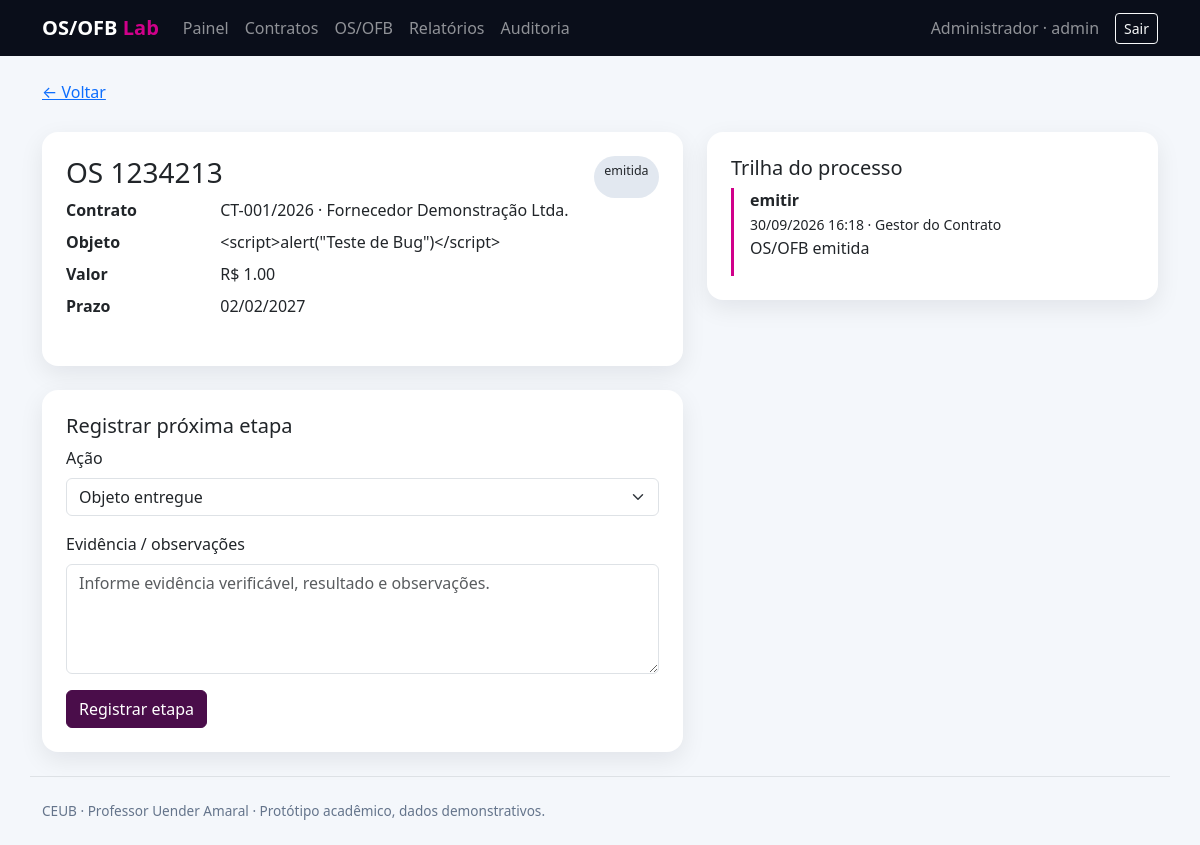
Page /orders/2 (signed in) on the committed database.
### models.py (models this page shows, shortened)
class User(UserMixin, db.Model):
    id=db.Column(db.Integer, primary_key=True); name=db.Column(db.String(120), nullable=False)
    username=db.Column(db.String(80), unique=True, nullable=False, index=True)
    email=db.Column(db.String(120), unique=True, nullable=False)
    password_hash=db.Column(db.String(255), nullable=False); role=db.Column(db.String(40), nullable=False)
    active=db.Column(db.Boolean, default=True, nullable=False); created_at=db.Column(db.DateTime(timezone=True), default=now)
    @property
    def is_active(self): return self.active

class ServiceOrder(db.Model):
    id=db.Column(db.Integer,primary_key=True); number=db.Column(db.String(50),unique=True,nullable=False,index=True)
    contract_id=db.Column(db.Integer,db.ForeignKey('contract.id'),nullable=False,index=True); contract=db.relationship('Contract',backref='orders')
    kind=db.Column(db.String(10),nullable=False,default='OS'); description=db.Column(db.Text,nullable=False)
    value=db.Column(db.Numeric(14,2),nullable=False,default=0); status=db.Column(db.String(50),nullable=False,default='emitida',index=True)
    due_date=db.Column(db.Date); created_by=db.Column(db.Integer,db.ForeignKey('user.id'),nullable=False)
    created_at=db.Column(db.DateTime(timezone=True),default=now); updated_at=db.Column(db.DateTime(timezone=True),default=now,onupdate=now)

class Contract(db.Model):
    id=db.Column(db.Integer,primary_key=True); number=db.Column(db.String(50),unique=True,nullable=False)
    supplier=db.Column(db.String(160),nullable=False); object=db.Column(db.Text,nullable=False)
    total_value=db.Column(db.Numeric(14,2),nullable=False,default=0); start_date=db.Column(db.Date,nullable=False); end_date=db.Column(db.Date,nullable=False)
    created_at=db.Column(db.DateTime(timezone=True),default=now)

class WorkflowEvent(db.Model):
    id=db.Column(db.Integer,primary_key=True); order_id=db.Column(db.Integer,db.ForeignKey('service_order.id'),nullable=False,index=True)
    order=db.relationship('ServiceOrder',backref=db.backref('events',lazy=True,cascade='all, delete-orphan'))
    action=db.Column(db.String(60),nullable=False); from_status=db.Column(db.String(50)); to_status=db.Column(db.String(50),nullable=False)
    notes=db.Column(db.Text); actor_id=db.Column(db.Integer,db.ForeignKey('user.id'),nullable=False); actor=db.relationship('User')
    created_at=db.Column(db.DateTime(timezone=True),default=now)

### app.py (the view)
@app.route('/orders/<int:id>')
@login_required
def order_detail(id):
 x=db.get_or_404(ServiceOrder,id); f=TransitionForm(); choices=[]
 for code,label,target,allowed in TRANSITIONS.get(x.status,[]):
  if current_user.role in allowed: choices.append((code,label))
 f.action.choices=choices
 return render_template('order_detail.html',o=x,form=f,choices=choices)

### forms.py
class TransitionForm(FlaskForm):
    action=SelectField('Ação',validators=[DataRequired()]); notes=TextAreaField('Evidência / observações',validators=[DataRequired(),Length(min=5,max=4000)]); submit=SubmitField('Registrar etapa')

### app.py (called while the page is built)
@login.user_loader
def load_user(i): return db.session.get(User,int(i))

@app.after_request
def headers(r):
 r.headers['X-Content-Type-Options']='nosniff'; r.headers['X-Frame-Options']='DENY'; r.headers['Referrer-Policy']='strict-origin-when-cross-origin'
 r.headers['Content-Security-Policy']="default-src 'self'; style-src 'self' 'unsafe-inline' https://cdn.jsdelivr.net; script-src 'self' https://cdn.jsdelivr.net; font-src https://cdn.jsdelivr.net; img-src 'self' data:"
 return r

### templates/order_detail.html
{% extends 'base.html' %}{% block content %}<a href="{{url_for('orders')}}">← Voltar</a><div class="row g-4 mt-1"><div class="col-lg-7"><div class="card p-4"><div class="d-flex justify-content-between"><h1 class="h3">{{o.kind}} {{o.number}}</h1><span class="status">{{o.status|replace('_',' ')}}</span></div><dl class="row"><dt class="col-sm-3">Contrato</dt><dd class="col-sm-9">{{o.contract.number}} · {{o.contract.supplier}}</dd><dt class="col-sm-3">Objeto</dt><dd class="col-sm-9">{{o.description}}</dd><dt class="col-sm-3">Valor</dt><dd class="col-sm-9">R$ {{'%.2f'|format(o.value)}}</dd><dt class="col-sm-3">Prazo</dt><dd class="col-sm-9">{{o.due_date.strftime('%d/%m/%Y')}}</dd></dl></div>{% if choices %}<div class="card p-4 mt-4"><h2 class="h5">Registrar próxima etapa</h2><form method="post" action="{{url_for('transition',id=o.id)}}">{{form.hidden_tag()}}<div class="mb-3">{{form.action.label(class='form-label')}}{{form.action(class='form-select')}}</div><div class="mb-3">{{form.notes.label(class='form-label')}}{{form.notes(class='form-control',rows=4,placeholder='Informe evidência verificável, resultado e observações.')}}</div>{{form.submit(class='btn btn-primary')}}</form></div>{% else %}<div class="alert alert-info mt-4">Não há ação disponível para este perfil no estado atual.</div>{% endif %}</div><div class="col-lg-5"><div class="card p-4"><h2 class="h5">Trilha do processo</h2><div class="timeline">{% for e in o.events|sort(attribute='created_at',reverse=true) %}<div class="timeline-item"><strong>{{e.action|replace('_',' ')}}</strong><br><small>{{e.created_at.strftime('%d/%m/%Y %H:%M')}} · {{e.actor.name}}</small><div>{{e.notes}}</div>{% if e.from_status %}<small>{{e.from_status}} → {{e.to_status}}</small>{% endif %}</div>{% endfor %}</div></div></div></div>{% endblock %}

### templates/base.html (shortened to what this page needs)
<!doctype html><html lang="pt-BR"><head><link href="https://cdn.jsdelivr.net/npm/bootstrap@5.3.3/dist/css/bootstrap.min.css" rel="stylesheet"><link rel="stylesheet" href="{{ url_for('static',filename='style.css') }}"></head><body>{% if current_user.is_authenticated %}<nav class="navbar navbar-expand-lg navbar-dark"><div class="container"><a class="navbar-brand fw-bold" href="{{url_for('dashboard')}}">OS/OFB <span class="brand-accent">Lab</span></a><div id="nav" class="collapse navbar-collapse"><div class="navbar-nav me-auto"><a class="nav-link" href="{{url_for('dashboard')}}">Painel</a><a class="nav-link" href="{{url_for('contracts')}}">Contratos</a><a class="nav-link" href="{{url_for('orders')}}">OS/OFB</a><a class="nav-link" href="{{url_for('reports')}}">Relatórios</a>{% if current_user.role in ['admin','gestor_contrato'] %}<a class="nav-link" href="{{url_for('audit_view')}}">Auditoria</a>{% endif %}</div><span class="navbar-text me-3">{{current_user.name}} · {{current_user.role}}</span><form method="post" action="{{url_for('logout')}}"><button class="btn btn-outline-light btn-sm">Sair</button></form></div></div></nav>{% endif %}<main id="conteudo" class="container py-4">{% block content %}{% endblock %}</main><footer class="container py-4 footer border-top">CEUB · Professor Uender Amaral · Protótipo acadêmico, dados demonstrativos.</footer></body></html>

### static/style.css (style rules this page uses)
body { background:#f4f7fb;color:#152238 }
.navbar { background:#0a0e1a!important }
.brand-accent { color:#D0008A }
.card { border:0;border-radius:16px;box-shadow:0 8px 24px rgba(10,14,26,.08) }
.status { font-size:.78rem;padding:.35rem .65rem;border-radius:999px;background:#e2e8f0 }
.timeline { border-left:3px solid #D0008A;padding-left:1rem }
.timeline-item { margin-bottom:1rem }
.footer { color:#64748b;font-size:.85rem }
.btn-primary { background:#4A0D4A;border-color:#4A0D4A }

### rows in the picture
User: name "Administrador", role "admin"
ServiceOrder: kind "OS", number "1234213", status "emitida", description "<script>alert(\"Teste de Bug\")</script>", value "1.00", due_date "02/02/2027"
Contract: contract.number "CT-001/2026", contract.supplier "Fornecedor Demonstração Ltda."
WorkflowEvent: action "emitir", created_at "30/09/2026 16:18", actor.name "Gestor do Contrato", notes "OS/OFB emitida"
